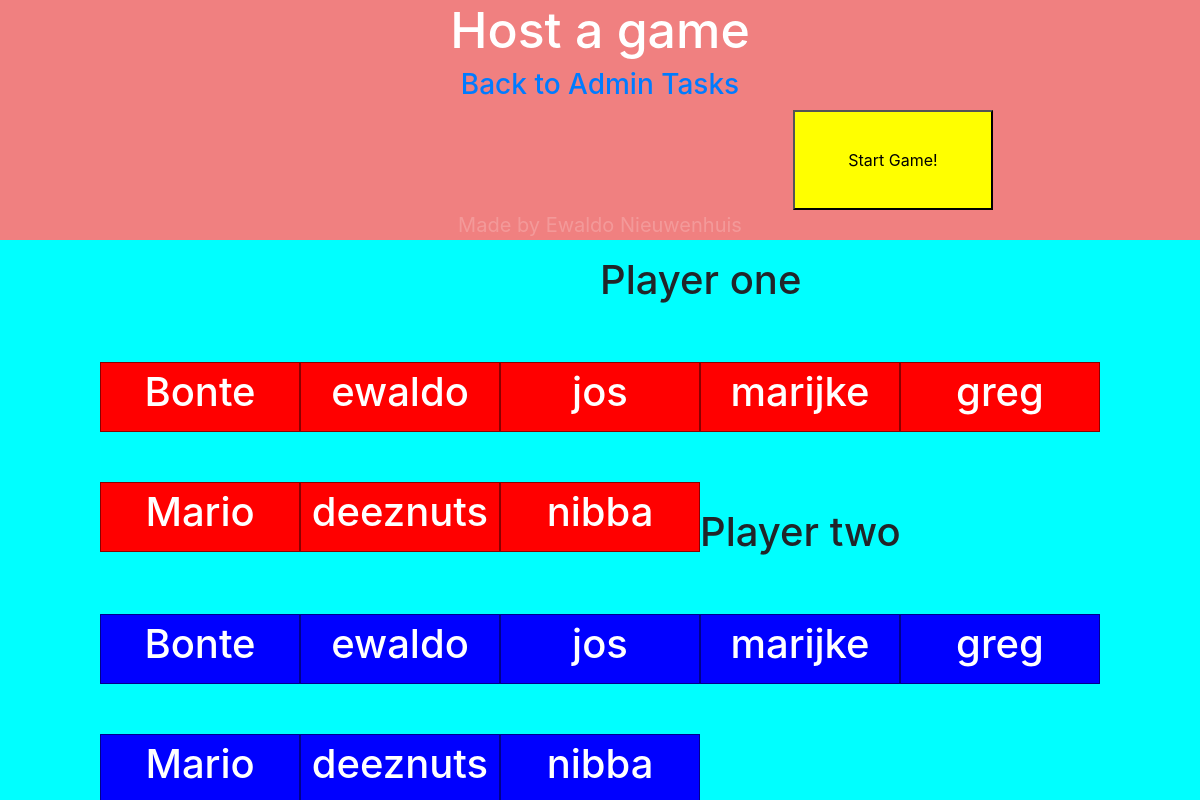
The app's page /hostgame.php (signed in) with its own data.
### tables this page shows
CREATE TABLE `users` (
  `user_id` int(10) NOT NULL,
  `username` varchar(20) NOT NULL,
  `password` varchar(100) NOT NULL COMMENT 'md5 hashed',
  `email` varchar(70) NOT NULL,
  `admin` tinyint(1) NOT NULL DEFAULT 0,
  `date_joined` datetime NOT NULL DEFAULT current_timestamp()
);

### functions.php (the view, shortened to what this page needs)
    <?php
function HostAGame($db){
    ?>
  <div style="margin-left:100px;">
  <h1 style=" margin-left:500px;" id="player_one"> Player one</h1>
  <?php
          $query_get_users = $db->prepare("select * from users");
          $query_get_users->execute();
          foreach($query_get_users as $user){
          ?>
          <div class = "divred" onclick="selectItemRed(this.id)" id="<?php echo $user["username"]; ?>">
          <h1 class = "centerooRed" style="color:white;"> <?php echo $user["username"]; ?>
          </div>
          <?php
          }
      ?>
  </div>
  <br><br><br><br>
  <div style="margin-left:100px; margin-top:100px;">
  <h1 style=" margin-left:500px;" id="player_two"> Player two</h1>
      <?php
          $query_get_users = $db->prepare("select * from users");
          $query_get_users->execute();
          foreach($query_get_users as $user){
          ?>
          <div class = "divblue" onclick="selectItemBlue(this.id)" id="<?php echo $user["username"]."blue"; ?>">
          <h1 class = "centerooRed"> <?php echo $user["username"]; ?></h1></td>
          </div>
          <?php
          }
      ?>
  </div>
  <?php
}
    ?>

### css/styles.css (style rules this page uses)
html, body { margin: 0; padding: 0; }
.back { background-size: 100% 100%; background-color:aqua; }
.centerooRed { text-align: center; color:white; }
.divred { border:1px solid darkred; height: 70px; width: 200px; padding: 5px; margin-top: 50px; float: left; font-size:18px; background:red; }
.divblue { border:1px solid darkblue; height: 70px; width: 200px; padding: 5px; margin-top: 50px; float: left; font-size:18px; background:blue; }

### records on screen
users: username "Bonte"
users: username "ewaldo"
users: username "jos"
users: username "marijke"
users: username "greg"
users: username "Mario"
users: username "deeznuts"
users: username "nibba"
